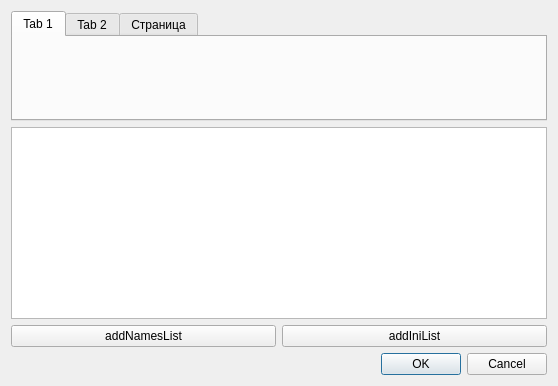
<?xml version="1.0" encoding="UTF-8"?>
<ui version="4.0">
 <class>addObjDlg</class>
 <widget class="QDialog" name="addObjDlg">
  <property name="geometry">
   <rect>
    <x>0</x>
    <y>0</y>
    <width>558</width>
    <height>386</height>
   </rect>
  </property>
  <property name="windowTitle">
   <string>Dialog</string>
  </property>
  <layout class="QGridLayout" name="gridLayout">
   <item row="1" column="0">
    <layout class="QVBoxLayout" name="verticalLayout">
     <item>
      <widget class="QTabWidget" name="tabWidget">
       <property name="currentIndex">
        <number>0</number>
       </property>
       <widget class="QWidget" name="majorTab">
        <attribute name="title">
         <string>Tab 1</string>
        </attribute>
       </widget>
       <widget class="QWidget" name="minorTab">
        <attribute name="title">
         <string>Tab 2</string>
        </attribute>
       </widget>
       <widget class="QWidget" name="lspmTab">
        <attribute name="title">
         <string>Страница</string>
        </attribute>
       </widget>
      </widget>
     </item>
     <item>
      <widget class="QTableWidget" name="objTable"/>
     </item>
     <item>
      <layout class="QHBoxLayout" name="horizontalLayout">
       <item>
        <widget class="QPushButton" name="addNamesList">
         <property name="text">
          <string>addNamesList</string>
         </property>
        </widget>
       </item>
       <item>
        <widget class="QPushButton" name="addIniList">
         <property name="text">
          <string>addIniList</string>
         </property>
        </widget>
       </item>
      </layout>
     </item>
     <item>
      <widget class="QDialogButtonBox" name="buttonBox">
       <property name="orientation">
        <enum>Qt::Horizontal</enum>
       </property>
       <property name="standardButtons">
        <set>QDialogButtonBox::Cancel|QDialogButtonBox::Ok</set>
       </property>
      </widget>
     </item>
    </layout>
   </item>
  </layout>
 </widget>
 <resources/>
 <connections>
  <connection>
   <sender>buttonBox</sender>
   <signal>accepted()</signal>
   <receiver>addObjDlg</receiver>
   <slot>accept()</slot>
   <hints>
    <hint type="sourcelabel">
     <x>248</x>
     <y>254</y>
    </hint>
    <hint type="destinationlabel">
     <x>157</x>
     <y>274</y>
    </hint>
   </hints>
  </connection>
  <connection>
   <sender>buttonBox</sender>
   <signal>rejected()</signal>
   <receiver>addObjDlg</receiver>
   <slot>reject()</slot>
   <hints>
    <hint type="sourcelabel">
     <x>316</x>
     <y>260</y>
    </hint>
    <hint type="destinationlabel">
     <x>286</x>
     <y>274</y>
    </hint>
   </hints>
  </connection>
 </connections>
</ui>
